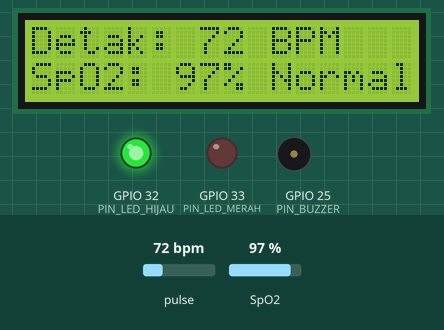
The sketch below on a simulated ESP32. On the bench: 16×2 character LCD, output pins drawn as LEDs (lit = HIGH), buzzer (waves = sounding, pin HIGH). The test bench sets the inputs (shaded band); at power-on: pulse 72 bpm, SpO2 97 %. What the sketch prints to the serial monitor is not drawn.

Above: at 5.7 s.
5.8 s: pulse set to 62 bpm
At 6.5 s:
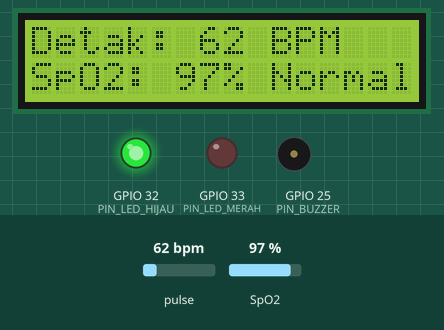
7.6 s: pulse set to 58 bpm
At 9.8 s:
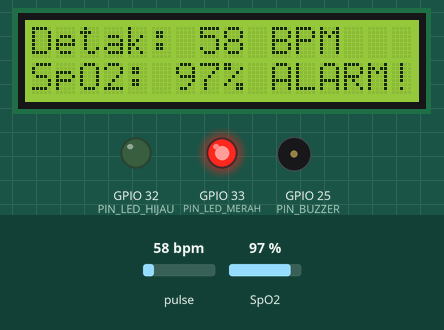
10.2 s: SpO2 set to 80 %
At 11.99 s:
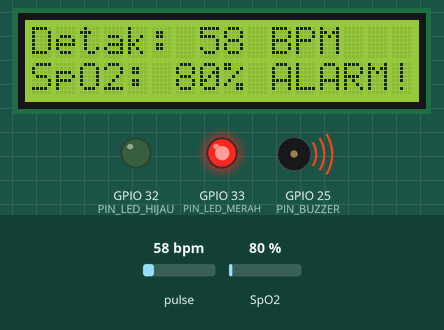
13.3 s: SpO2 set to 85 %
At 15.1 s:
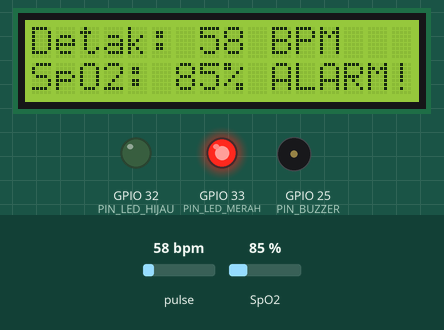
15.2 s: pulse set to 100 bpm
At 17.3 s:
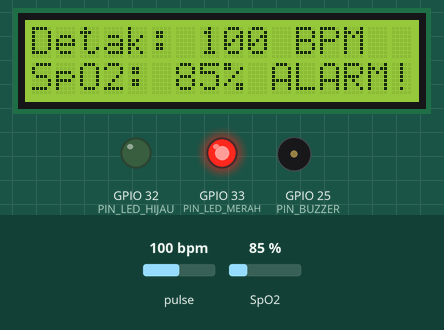
19.4 s: SpO2 set to 93 %
At 22.6 s:
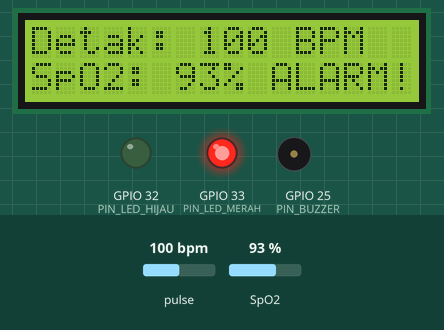
22.7 s: SpO2 set to 96 %
Timing chart, 0 to 25.6 s (numbered marks = the images above; inputs shaded):
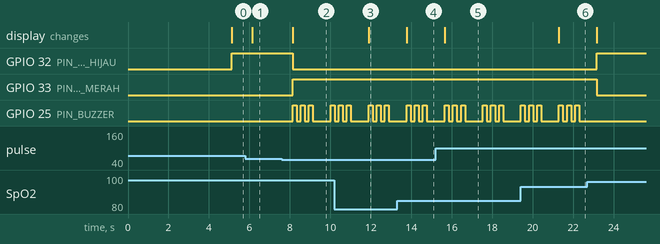

Measured:
- the behaviour switches between 60 and 59 bpm on pulse (found by bisection; images 1 and 2)
- after the input at 5.8 s, the display: changes after 0.34 s (image 1)
- after the input at 7.6 s, GPIO 32 (PIN_LED_HIJAU): HIGH → LOW after 0.54 s; GPIO 33 (PIN_LED_MERAH): LOW → HIGH after 0.54 s; GPIO 25 (PIN_BUZZER): LOW → HIGH after 0.54 s, then repeats every 0.40 s: LOW 0.20 s, HIGH 0.20 s; the display: changes after 0.54 s (image 2)
- after the input at 10.2 s, the display: changes after 1.7 s (image 3)
- after the input at 13.3 s, the display: changes after 0.48 s (image 4)
- after the input at 15.2 s, the display: changes after 0.46 s (image 5)
- after the input at 19.4 s, the display: changes after 1.9 s (image 6)
- after the input at 22.7 s, GPIO 32 (PIN_LED_HIJAU): LOW → HIGH after 0.48 s; GPIO 33 (PIN_LED_MERAH): HIGH → LOW after 0.48 s; GPIO 25 (PIN_BUZZER): stops changing and stays LOW

The sketch:

PengukurDetakJantungMAX30102.ino
```cpp
// PengukurDetakJantungMAX30102 — Pengukur detak jantung + SpO2 (ESP32 + MAX30102)
// ---------------------------------------------------------------------------
// Tempelkan ujung jari pada sensor MAX30102. Sensor menembakkan cahaya merah
// dan inframerah ke jari dan mengukur pantulannya; dari pantulan itu ESP32
// menghitung detak jantung (BPM) dan kadar oksigen darah (SpO2) dengan
// algoritma Maxim, lalu menampilkannya di LCD I2C 16x2.
//
// Detak istirahat normal: 60-100 BPM. SpO2 normal: 95-100%.
// Kalau detak keluar dari 60-100 BPM atau SpO2 di bawah 95%, buzzer berbunyi
// dan LED merah menyala; kalau normal, LED hijau menyala.
//
// CATATAN PENTING: alat ini hanya untuk edukasi dan pemantauan santai, BUKAN
// alat medis dan BUKAN untuk diagnosis. Kalau merasa tidak enak badan,
// periksa ke tenaga medis.
//
// Wiring (lihat schematic.png):
//   Sensor MAX30102  VIN -> 3V3, GND -> GND, SDA -> GPIO21, SCL -> GPIO22
//   LCD 16x2 I2C     VCC -> 5V (VIN), GND -> GND, SDA -> GPIO21, SCL -> GPIO22
//   (sensor dan LCD berbagi bus I2C yang sama; alamat LCD 0x27, sensor 0x57)
//   Buzzer aktif HIGH   + -> GPIO25, - -> GND
//   LED hijau (seri resistor 220 ohm) anoda -> GPIO32, katoda -> GND
//   LED merah  (seri resistor 220 ohm) anoda -> GPIO33, katoda -> GND
//   ESP32 dicatu USB 5V.
//
// Library yang dipakai:
//   SparkFun MAX3010x Pulse and Proximity Sensor Library 1.1.2
//   LiquidCrystal_I2C 1.1.2
//   (lihat folder libraries/)
// ---------------------------------------------------------------------------

#include <Wire.h>
#include "MAX30105.h"
#include "spo2_algorithm.h"
#include <LiquidCrystal_I2C.h>

// ------------------------- Konfigurasi -------------------------------------
// Pin I2C (bus bawaan ESP32, dipakai bersama sensor dan LCD).
constexpr uint8_t PIN_SDA = 21;  // SDA: sensor MAX30102 + LCD
constexpr uint8_t PIN_SCL = 22;  // SCL: sensor MAX30102 + LCD

// Pin aktuator dan indikator.
constexpr uint8_t PIN_BUZZER    = 25;  // buzzer aktif HIGH
constexpr uint8_t PIN_LED_HIJAU = 32;  // LED hijau: kondisi normal
constexpr uint8_t PIN_LED_MERAH = 33;  // LED merah: kondisi tidak normal

// Alamat I2C dan ambang pengukuran.
constexpr uint8_t  ALAMAT_LCD_I2C  = 0x27;  // alamat backpack LCD PCF8574
constexpr uint8_t  JUMLAH_SAMPEL   = 100;   // 100 sampel = 4 detik @ 25 sampel/detik
constexpr uint8_t  SAMPEL_BARU     = 25;    // sampel baru tiap hitung ulang (1 detik)
constexpr uint32_t BATAS_JARI_IR   = 50000; // sinyal IR di bawah ini = jari tidak menempel
constexpr int32_t  BPM_MIN_NORMAL  = 60;    // detak istirahat normal, bawah
constexpr int32_t  BPM_MAKS_NORMAL = 100;   // detak istirahat normal, atas
constexpr int32_t  SPO2_MIN_NORMAL = 95;    // SpO2 normal, bawah

// Pengaturan sensor MAX30102 (lihat datasheet Maxim MAX30102).
constexpr uint8_t  KECERAHAN_LED   = 60;    // 0 = mati s.d. 255 = 50 mA
constexpr uint8_t  RATA_RATA_SAMPEL = 4;    // rata-rata 4 sampel (efektif 25 sampel/detik)
constexpr uint8_t  MODE_LED        = 2;     // 2 = LED merah + inframerah
constexpr uint8_t  LAJU_SAMPEL     = 100;   // 100 sampel/detik sebelum dirata-rata
constexpr int      LEBAR_PULSA     = 411;   // lebar pulsa LED, mikrodetik
constexpr int      RENTANG_ADC     = 4096;  // rentang ADC sensor

// Pola bunyi buzzer.
constexpr uint32_t BEEP_ALARM_MS    = 200;  // bunyi tiap beep alarm
constexpr uint32_t JEDA_ALARM_MS    = 200;  // jeda antar beep alarm
constexpr uint8_t  JUMLAH_BEEP_ALARM = 3;   // beep alarm 3x tiap hitung ulang
constexpr uint32_t BAUD_SERIAL      = 115200;

// ------------------------- Objek global ------------------------------------
MAX30105 sensorDetak;
LiquidCrystal_I2C lcd(ALAMAT_LCD_I2C, 16, 2);

uint32_t bufferIR[JUMLAH_SAMPEL];    // data inframerah (untuk hitung BPM + SpO2)
uint32_t bufferMerah[JUMLAH_SAMPEL]; // data merah (untuk hitung SpO2)
int32_t  detakJantung = 0;           // BPM hasil hitung
int32_t  kadarOksigen = 0;           // SpO2 (%) hasil hitung
int8_t   detakValid   = 0;           // 1 = BPM hasil hitung bisa dipercaya
int8_t   oksigenValid = 0;           // 1 = SpO2 hasil hitung bisa dipercaya
bool     jariMenempel = false;       // true kalau sinyal IR cukup kuat

// ------------------------- Fungsi bantu ------------------------------------
// Bunyikan buzzer beberapa kali dengan pola yang sama.
void bunyiBuzzer(uint8_t jumlahBeep, uint32_t lamaBeepMs, uint32_t jedaMs) {
  for (uint8_t i = 0; i < jumlahBeep; i++) {
    digitalWrite(PIN_BUZZER, HIGH);
    delay(lamaBeepMs);
    digitalWrite(PIN_BUZZER, LOW);
    if (i + 1 < jumlahBeep) {
      delay(jedaMs);
    }
  }
}

// Ambil satu sampel baru dari FIFO sensor (menunggu sampai ada data).
void bacaSatuSampel(uint32_t &nilaiIR, uint32_t &nilaiMerah) {
  while (sensorDetak.available() == false) {
    sensorDetak.check();
  }
  nilaiIR = sensorDetak.getIR();
  nilaiMerah = sensorDetak.getRed();
  sensorDetak.nextSample();
}

// Isi kedua buffer dengan 100 sampel pertama (4 detik pengukuran awal).
void isiBufferAwal() {
  for (uint8_t i = 0; i < JUMLAH_SAMPEL; i++) {
    bacaSatuSampel(bufferIR[i], bufferMerah[i]);
  }
}

// Geser buffer dan isi 25 sampel terbaru, lalu hitung ulang BPM + SpO2.
void hitungUlang() {
  for (uint8_t i = SAMPEL_BARU; i < JUMLAH_SAMPEL; i++) {
    bufferIR[i - SAMPEL_BARU] = bufferIR[i];
    bufferMerah[i - SAMPEL_BARU] = bufferMerah[i];
  }
  for (uint8_t i = JUMLAH_SAMPEL - SAMPEL_BARU; i < JUMLAH_SAMPEL; i++) {
    bacaSatuSampel(bufferIR[i], bufferMerah[i]);
  }
  maxim_heart_rate_and_oxygen_saturation(bufferIR, JUMLAH_SAMPEL, bufferMerah,
                                         &kadarOksigen, &oksigenValid,
                                         &detakJantung, &detakValid);
}

// Cek apakah kondisi di luar normal: detak di luar 60-100 BPM atau
// SpO2 di bawah 95% (hanya bila hasil hitungnya valid).
bool kondisiTidakNormal() {
  bool detakAbnormal =
      (detakValid == 1) && (detakJantung < BPM_MIN_NORMAL || detakJantung > BPM_MAKS_NORMAL);
  bool oksigenRendah =
      (oksigenValid == 1) && (kadarOksigen < SPO2_MIN_NORMAL);
  return detakAbnormal || oksigenRendah;
}

// Tampilkan hasil di LCD 16x2: baris 1 detak, baris 2 SpO2 + status.
void tampilkanLCD() {
  lcd.clear();
  if (!jariMenempel) {
    lcd.setCursor(0, 0);
    lcd.print("Tempelkan jari");
    lcd.setCursor(0, 1);
    lcd.print("pada sensor...");
    return;
  }
  lcd.setCursor(0, 0);
  lcd.print("Detak: ");
  if (detakValid == 1) {
    lcd.print(detakJantung);
    lcd.print(" BPM");
  } else {
    lcd.print("-- BPM");
  }
  lcd.setCursor(0, 1);
  lcd.print("SpO2: ");
  if (oksigenValid == 1) {
    lcd.print(kadarOksigen);
    lcd.print("% ");
  } else {
    lcd.print("--% ");
  }
  lcd.print(kondisiTidakNormal() ? "ALARM!" : "Normal");
}

// Atur LED dan buzzer sesuai kondisi. Alarm: LED merah + buzzer 3x.
// Normal: LED hijau saja. Jari tidak menempel: semua mati.
void aturAlarm() {
  if (!jariMenempel) {
    digitalWrite(PIN_LED_HIJAU, LOW);
    digitalWrite(PIN_LED_MERAH, LOW);
    digitalWrite(PIN_BUZZER, LOW);
    return;
  }
  if (kondisiTidakNormal()) {
    digitalWrite(PIN_LED_HIJAU, LOW);
    digitalWrite(PIN_LED_MERAH, HIGH);
    bunyiBuzzer(JUMLAH_BEEP_ALARM, BEEP_ALARM_MS, JEDA_ALARM_MS);
  } else {
    digitalWrite(PIN_LED_HIJAU, HIGH);
    digitalWrite(PIN_LED_MERAH, LOW);
    digitalWrite(PIN_BUZZER, LOW);
  }
}

// Tulis hasil ke Serial Monitor untuk dipantau dari komputer.
void cetakSerial() {
  Serial.print("IR=");
  Serial.print(bufferIR[JUMLAH_SAMPEL - 1]);
  Serial.print("  BPM=");
  Serial.print(detakValid == 1 ? detakJantung : -1);
  Serial.print("  SpO2=");
  Serial.print(oksigenValid == 1 ? kadarOksigen : -1);
  Serial.print("  ");
  Serial.println(kondisiTidakNormal() ? "ALARM" : "Normal");
}

// ------------------------- setup / loop ------------------------------------
void setup() {
  Serial.begin(BAUD_SERIAL);
  pinMode(PIN_BUZZER, OUTPUT);
  pinMode(PIN_LED_HIJAU, OUTPUT);
  pinMode(PIN_LED_MERAH, OUTPUT);
  digitalWrite(PIN_BUZZER, LOW);
  digitalWrite(PIN_LED_HIJAU, LOW);
  digitalWrite(PIN_LED_MERAH, LOW);

  Wire.begin(PIN_SDA, PIN_SCL);

  lcd.init();
  lcd.backlight();
  lcd.setCursor(0, 0);
  lcd.print("Pengukur Detak");
  lcd.setCursor(0, 1);
  lcd.print("Jantung MAX30102");

  if (!sensorDetak.begin(Wire, I2C_SPEED_FAST)) {
    lcd.clear();
    lcd.setCursor(0, 0);
    lcd.print("Sensor tidak");
    lcd.setCursor(0, 1);
    lcd.print("ditemukan!");
    Serial.println("MAX30102 tidak ditemukan. Periksa wiring/power.");
    while (true) {
      delay(1000);
    }
  }

  sensorDetak.setup(KECERAHAN_LED, RATA_RATA_SAMPEL, MODE_LED,
                    LAJU_SAMPEL, LEBAR_PULSA, RENTANG_ADC);
  sensorDetak.setPulseAmplitudeRed(0x0A);  // LED merah redup (hemat daya)
  sensorDetak.setPulseAmplitudeGreen(0);   // LED hijau tidak dipakai

  Serial.println("Tempelkan jari pada sensor MAX30102.");
  isiBufferAwal();
}

void loop() {
  // Jari dianggap menempel bila sinyal inframerah cukup kuat.
  jariMenempel = bufferIR[JUMLAH_SAMPEL - 1] > BATAS_JARI_IR;

  hitungUlang();
  tampilkanLCD();
  aturAlarm();
  cetakSerial();
}
```
